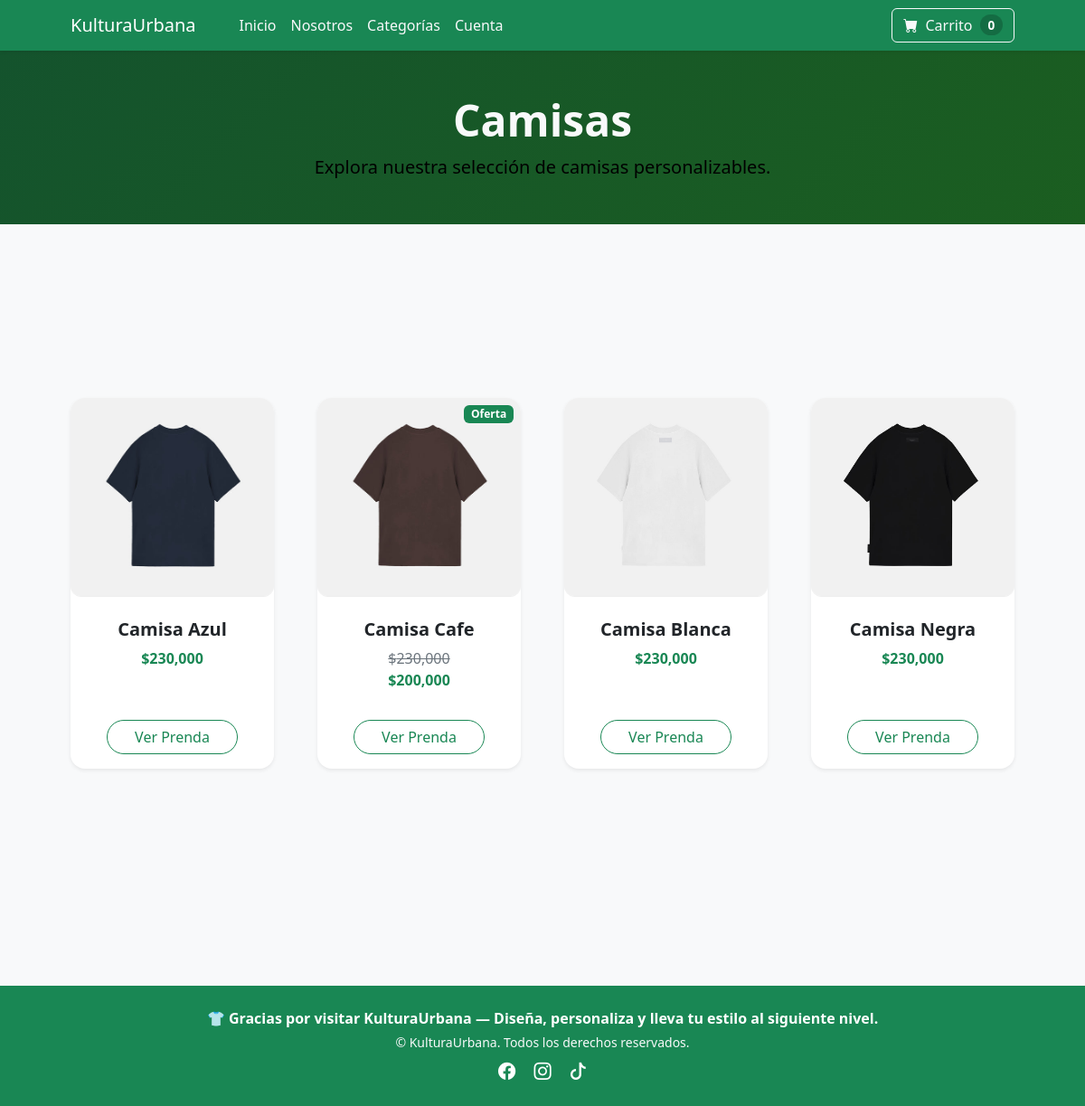
Page /category/Camisas/ on the committed database.
### store/models.py (models this page shows, shortened)
class Category(models.Model):
    name = models.CharField(max_length=50)
    def __str__(self):
        return self.name
    class Meta:
        verbose_name_plural = "Categories"

class Product(models.Model):
    name = models.CharField(max_length=100)
    price = models.IntegerField(default=0)
    category = models.ForeignKey(Category, on_delete=models.CASCADE, default=1)
    description = models.CharField(max_length=350, default='', blank=True, null=True)
    image = models.ImageField(upload_to='uploads/products/')
    is_sale = models.BooleanField(default=False)
    sale_price = models.IntegerField(default=0)
    def __str__(self):
        return self.name

### store/views.py (the view)
# urls.py: path('category/<str:category_name>/', views.category, name='category'),
def category(request, category_name):
    category_name = category_name.replace('-', ' ')
    try:
        print(">>> category_name recibido:", category_name)
        category = Category.objects.get(name=category_name)
        print(">>> categoría encontrada:", category)
        products = Product.objects.filter(category=category)
        print(">>> productos encontrados:", products)
        return render(request, 'category.html', {'products': products, 'category': category})
    except Exception as e:
        print(">>> ERROR EN CATEGORY VIEW:", e)
        messages.error(request, "La categoría solicitada no existe.")
        return redirect('home')

### cart/cart.py (called while the page is built)
    def __len__(self):
        return len(self.cart)

### cart/context_processors.py (called while the page is built)
def cart(request):
    return {'cart': Cart(request)}

### store/context_processors.py (called while the page is built)
def categories_context(request):
    categories = Category.objects.all()
    return {'categories': categories}

### store/templates/category.html
{% extends 'base.html' %}
{% load static %}
{% load humanize %}
{% block content %}
<header class="category-header text-black py-5">
  <div class="container text-center">
    <h1 class="display-5 fw-bold">{{ category.name }}</h1>
    <p class="lead text-light-50 mb-0">Explora nuestra selección de {{ category.name|lower }} personalizables.</p>
  </div>
</header>
<section class="py-5 bg-light">
  <br/><br/><br/><br/><br/>
  <div class="container px-4 px-lg-5 mt-4">
    {% if products %}
    <div class="row gx-4 gx-lg-5 row-cols-1 row-cols-md-3 row-cols-xl-4 justify-content-center">
      {% for product in products %}
      <div class="col mb-5">
        <div class="card h-100 shadow-sm border-0 rounded-4">
          {% if product.is_sale %}
          <div class="badge bg-success text-white position-absolute" style="top: 0.5rem; right: 0.5rem">
            Oferta
          </div>
          {% endif %}
          <img class="card-img-top rounded-top" src="{{ product.image.url }}" alt="{{ product.name }}" style="object-fit: cover; height: 220px;" />
          <div class="card-body p-4 text-center">
            <h5 class="fw-semibold text-dark">{{ product.name }}</h5>
            {% if product.is_sale %}
              <span class="text-muted text-decoration-line-through">${{ product.price|intcomma }}</span>
              <span class="text-success fw-bold d-block">${{ product.sale_price|intcomma }}</span>
            {% else %}
              <span class="fw-bold text-success">${{ product.price|intcomma }}</span>
            {% endif %}
          </div>
          <div class="card-footer bg-transparent border-0 text-center pb-3">
            <a href="{% url 'customization:product' product.id %}" class="btn btn-outline-success w-75 rounded-pill">
              Ver Prenda
            </a>
          </div>
        </div>
      </div>
      {% endfor %}
    </div>
    {% else %}
      <div class="text-center py-5">
        <h4 class="text-muted">No hay prendas disponibles en esta categoría 👕</h4>
        <a href="{% url 'home' %}" class="btn btn-outline-success mt-3">Volver a la tienda</a>
      </div>
    {% endif %}
  </div>
  <br/><br/><br/><br/><br/><br/>
</section>
{% endblock %}

### store/templates/base.html (shortened to what this page needs)
{% load static %}
<!DOCTYPE html>
<html lang="en">
  <head>
    <link
      rel="stylesheet"
      href="https://cdnjs.cloudflare.com/ajax/libs/font-awesome/6.5.0/css/all.min.css"
    />
    <link
      rel="stylesheet"
      href="https://cdn.jsdelivr.net/npm/bootstrap-icons@1.11.1/font/bootstrap-icons.css"
    />
    <link href="{% static 'css/styles.css' %}" rel="stylesheet" />
  </head>
  <body>
    {% include 'navbar.html' %}
    {% block content %} {% endblock %}
    <footer class="footer mt-auto py-4 bg-success text-white">
      <div class="container text-center">
        <p class="mb-1 fw-semibold">
          👕 Gracias por visitar <strong>KulturaUrbana</strong> — Diseña, personaliza y lleva tu estilo al
          siguiente nivel.
        </p>
        <p class="mb-0 small text-light">
          © {{ now|date:"Y" }} KulturaUrbana. Todos los derechos reservados.
        </p>
        <div class="mt-2">
          <a href="#" class="text-white text-decoration-none mx-2">
            <i class="bi bi-facebook"></i>
          </a>
          <a href="#" class="text-white text-decoration-none mx-2">
            <i class="bi bi-instagram"></i>
          </a>
          <a href="#" class="text-white text-decoration-none mx-2">
            <i class="bi bi-tiktok"></i>
          </a>
        </div>
      </div>
    </footer>
  </body>
</html>

### store/templates/navbar.html (shortened to what this page needs)
<nav class="navbar navbar-expand-lg navbar-dark bg-success shadow-sm sticky-top">
    <div class="container px-4 px-lg-5">
        <a class="navbar-brand" href="{% url 'home' %}">KulturaUrbana</a>
        <div class="collapse navbar-collapse" id="navbarSupportedContent">
            <ul class="navbar-nav me-auto mb-2 mb-lg-0 ms-lg-4">
                <li class="nav-item"><a class="nav-link active" aria-current="page" href="{% url 'home' %}">Inicio</a></li>
                <li class="nav-item"><a class="nav-link" href="{% url 'about' %}">Nosotros</a></li>
                <li class="nav-item dropdown">
                    <a class="nav-link dropdown-toggle" id="navbarDropdownCategories" href="#" role="button" data-bs-toggle="dropdown" aria-expanded="false">Categorías</a>
                </li>
                <li class="nav-item dropdown">
                    <a class="nav-link dropdown-toggle" id="navbarDropdown" href="#" role="button" data-bs-toggle="dropdown" aria-expanded="false">Cuenta</a>
                </li>
            </ul>
            <form class="d-flex">
                <a href="{% url 'cart_summary' %}">
                    <button class="btn btn-outline-dark" type="button">
                        <i class="bi-cart-fill me-1"></i>
                        Carrito
                        <span class="badge bg-dark text-white ms-1 rounded-pill" id="cart_quantity">{{ cart|length }}</span>
                    </button>
                </a>
            </form>
        </div>
    </div>
</nav>

### rows in the picture
Category: name "Camisas", name "camisas"
Product: image (picture), name "Camisa Azul", price "230,000"
Product: is_sale "Oferta", image (picture), name "Camisa Cafe", price "230,000", sale_price "200,000"
Product: image (picture), name "Camisa Blanca", price "230,000"
Product: image (picture), name "Camisa Negra", price "230,000"

### other values in the picture
{{ cart|length }} "0"
